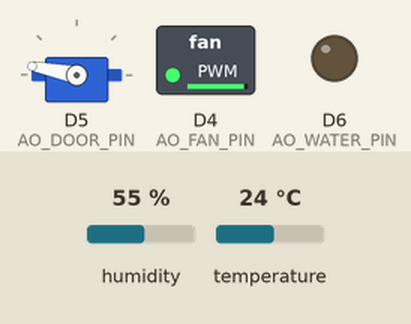
This program was run on a simulated ESP8266 (NodeMCU). Parts: servo, switched loads named in the program (green lamp = pin HIGH), output pins drawn as LEDs (lit = HIGH). The test bench sets the inputs (shaded band); at power-on: temperature 24 °C, humidity 55 %. WiFi joins after 1.5 s; servers stay silent unless stated; uploads are accepted with an empty reply.

Above: at 2.7 s.
2.8 s: temperature set to 28 °C
At 4.2 s:
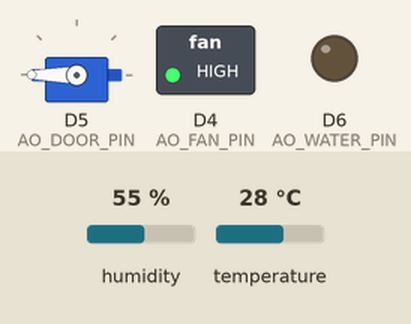
4.6 s: temperature set to 24 °C
At 5.8 s:
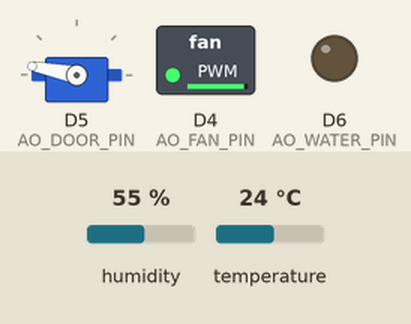
6.6 s: temperature set to 33 °C
At 7.4 s:
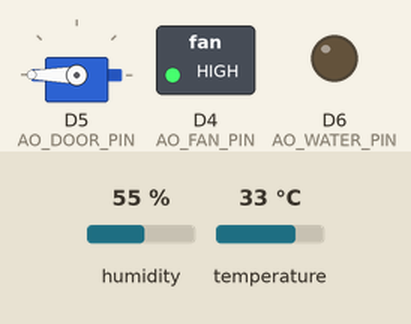
Timing chart, 0 to 9.6 s (numbered marks = the images above; inputs shaded):
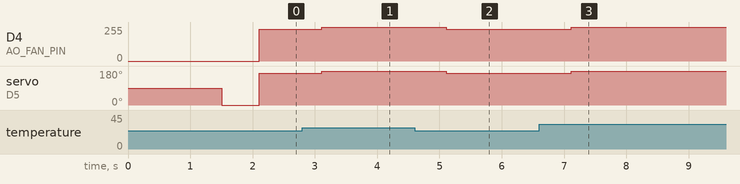

Measured:
- after the input at 2.8 s, D4 (AO_FAN_PIN): 239/255 → 255/255 after 0.31 s; servo on D5 (AO_DOOR_PIN): 169° → 180° after 0.31 s
- after the input at 4.6 s, D4 (AO_FAN_PIN): 255/255 → 239/255 after 0.51 s; servo on D5 (AO_DOOR_PIN): 180° → 169° after 0.51 s
- after the input at 6.6 s, D4 (AO_FAN_PIN): 239/255 → 255/255 after 0.51 s; servo on D5 (AO_DOOR_PIN): 169° → 180° after 0.51 s

The program:

main.cpp
```cpp
// -*- eval: (platformio-mode 1); -*-
#include <Arduino.h>
#include <Servo.h>
#include <AM2320.h>
#include <ESP8266WiFi.h>

#define ARDUINOJSON_USE_DOUBLE 0
#define ARDUINOJSON_USE_LONG_LONG 0
#include <ArduinoJson.h>

#include "./secret.h"
#include "./config.h"

/* macros */
#ifdef DEBUG_LOG
# define LOG(s)             Serial.print((s));
# define LOGLN(s)           Serial.println((s));
# define LOGF(fmt, args...) Serial.printf((fmt), args);
#else
# define LOG(s)
# define LOGLN(s)
# define LOGF(f, ...)
#endif

#define CLAMP(x, max, min) (((x) > (max)) \
                            ? (max) \
                            : (((x) < (min)) \
                            ? (min) \
                            : (x)))

#define PWM_MAX (1023)
#define PWM_MIN (0)

/* types */
typedef struct {
  unsigned short rpm, water;
  unsigned char door;
  bool master;
} config_t;

/* globals */
Servo door_servo;
AM2320 temp_sensor;
#ifdef API_HTTPS
WiFiClientSecure client;
#else
WiFiClient client;
#endif

config_t config = {.rpm = 0, .water = 120, .door = 0, .master = false};

#ifdef API_HTTPS
const char FINGERPRINT[] PROGMEM = API_FINGERPRINT;
#endif

/* data */
float temp = 0.f, humid = 0.f, control = 0.f;

time_t last_post = 0, last_config = 0,
       last_water = 0, stop_water = 0;

/* code */

/* smooth for min <= x <= max */
float phi(float x, float min, float max) {
#define PHI_KERNEL(x) ((x)*(x))
  return PHI_KERNEL(x-min)/(PHI_KERNEL(x-min)+PHI_KERNEL(max-x));
#undef PHI_KERNEL
}

bool api_connect(WiFiClient *c) {
  if(!c->connected()) {
    LOG("Connecting to API");
    int r = 0;
    while(!c->connect(API_HOST, API_PORT) && r++ < API_RETRIES) {
      delay(100);
      LOG('.');
    }
    LOGLN("");

    if(r > API_RETRIES) {
      LOGLN("Connection failed");
      return false;
    }
    LOGF("Connected in %d tries!\n", r);
  }
  return true;
}

bool post_data(float temp, float humid) {
  char data[50 + sizeof API_TOKEN + sizeof API_ID];
  int length;

  sprintf(data, "temp=%.3f&humidity=%.3f&id=%s&token=%s%n",
          temp, humid, API_ID, API_TOKEN, &length);
  LOGF("data: %s\nlength: %d\n", data, length);

  if(!api_connect(&client)) return false;

  /* flush response */
  while(client.available()) client.read();

  client.println("POST " API_BASEPATH "/data HTTP/1.1");
  client.println("Host: " API_HOST);
  client.printf("Content-Length: %d\n", length);
  client.println("Content-Type: application/x-www-form-urlencoded");
  client.println();
  if(!client.println(data)) {
    LOGLN("Failed to send /data request");
    client.stop();
    return false;
  }

  /* ignore response */
  while(client.available()) client.read();

  return true;
}

bool update_config(config_t *config) {
  if(!api_connect(&client)) return false;

  /* flush response */
  while(client.available()) client.read();

  client.println("GET " API_BASEPATH "/settings?id=" API_ID "&fields=rpm,door,master,water HTTP/1.1");
  client.println("Host: " API_HOST);
  if(!client.println()) {
    LOGLN("Failed to send /settings request");
    client.stop();
    return false;
  }

  /* NOTE: readBytesUntil does not seem to add a NULL byte */
  char status[32] = {0};
  client.readBytesUntil('\r', status, sizeof status);
  if(strcmp("HTTP/1.1 200 OK", status)) {
    LOGF("Unexpected response from /settings: %s\n", status);
    client.stop();
    return false;
  }

  if(!client.find("\r\n\r\n")) {
    LOGLN("Invalid response from /settings");
    client.stop();
    return false;
  }

  /* extract JSON from response */
  char len_buf[6], json_buf[128];
  int len = 1, i = 0;
  while(client.available()) {
    client.readBytesUntil('\n', len_buf, sizeof len_buf);
    len = (int)strtol(len_buf, NULL, 16);

    if(len == 0) break;
    ++len;
    while(--len > 0 && i < 127 && client.available())
      json_buf[i++]= (char)client.read();

    json_buf[i] = '\0';
    LOGF("partial json: %s\n", json_buf);

    /* discard CRLF */
    client.read();
    client.read();
  }
  /* flush response to be sure */
  while(client.available()) client.read();

  json_buf[i] = '\0';
  LOGF("json: %s\n", json_buf);

  StaticJsonDocument<96> json;
  DeserializationError err = deserializeJson(json, json_buf);
  if(err) {
    LOGF("Failed to parse json: %s\n", err.c_str());
    client.stop();
    return false;
  }

  config->master = json["master"].as<bool>();

  config->door = json["door"].as<unsigned char>();
  config->door = CLAMP(config->door, 180, 0);

  config->rpm = json["rpm"].as<unsigned short>();
  config->rpm = CLAMP(config->rpm, 1023, 0);

  config->water = json["water"].as<unsigned short>();
  config->water = CLAMP(config->water, INT16_MAX, 0);
  return true;
}

void setup() {
#ifdef DEBUG_LOG
  Serial.begin(115200);
  while(!Serial) delay(10);
#endif

  pinMode(AO_FAN_PIN, OUTPUT);
  pinMode(AO_WATER_PIN, OUTPUT);
  pinMode(AO_DOOR_PIN, OUTPUT);
  pinMode(TEMP_SDA, INPUT);
  pinMode(TEMP_SCL, OUTPUT);

  analogWriteRange(PWM_MAX);
  analogWriteFreq(1000);

  door_servo.attach(AO_DOOR_PIN);
  temp_sensor.begin(TEMP_SDA, TEMP_SCL);

  WiFi.begin(WIFI_SSID, WIFI_PASS);
  while(WiFi.status() != WL_CONNECTED) {
    delay(500);
    LOG('.');
  }
  LOGLN("");

  LOGF("Connected! IP address: %s\n", WiFi.localIP().toString().c_str());
  LOGF("MAC address: %s\n", WiFi.macAddress().c_str());

#ifdef API_HTTPS
  LOGF("Fingerprint: %s\n", FINGERPRINT);
  client.setFingerprint(FINGERPRINT);
#endif
  client.setTimeout(15000);
}

void loop() {
  if(config.master) {
    door_servo.write(config.door);
    analogWrite(AO_FAN_PIN, config.rpm);
  } else {
    /* TODO: automatic control */
    door_servo.write((int)(control * 180));
    analogWrite(AO_FAN_PIN, (int)(control * 1023));
  }

  if(millis() > last_config + CONFIG_INTERVAL) {
    last_config = millis();

    if(update_config(&config)) {
      LOGLN("Updated config");
    } else {
      LOGLN("Failed to update config");
    }

    LOGF("cfg: master=%d door=%d rpm=%d water=%d\n",
         config.master, config.door, config.rpm, config.water);
  }

  if(millis() > last_water + config.water*1000) {
    LOGLN("start water");
    digitalWrite(AO_WATER_PIN, HIGH);
    stop_water = millis() + WATER_DELAY;
    last_water = INT64_MAX>>1;
  }

  if(millis() > stop_water) {
    LOGLN("stop water");
    digitalWrite(AO_WATER_PIN, LOW);
    stop_water = INT64_MAX;
    last_water = millis();
  }

  if(millis() > last_post + POST_INTERVAL) {
    last_post = millis();

    if(!temp_sensor.measure()) {
      switch(temp_sensor.getErrorCode()) {
      case 1: LOGLN("[ERR] temp_sensor is offline"); break;
      case 2: LOGLN("[ERR] temp_sensor CRC validation failed"); break;
      }
    } else {
      temp = temp_sensor.getTemperature();
      humid = temp_sensor.getHumidity();
      control = phi(CLAMP(temp, CONTROL_TEMP_MAX, CONTROL_TEMP_MIN),
                          CONTROL_TEMP_MIN, CONTROL_TEMP_MAX);
      LOGF("temp: %f\nhumid: %f\nauto-control: %.1f%%\n",
           temp, humid, control*100);
      // LOGF("temp: %f\nhumid: %f\n", temp, humid);

#ifdef DEBUG_LOG
      time_t start = millis();
#endif
      if(post_data(temp, humid)) {
        LOGF("Posted data in %llims\n", (time_t)millis() - start);
      } else {
        LOGLN("Failed to post data");
      }
    }
  }
}
```

secret_template.h
```cpp
// -*- eval: (platformio-mode 1); -*-
#ifndef SECRET_TEMPLATE_H_
#define SECRET_TEMPLATE_H_

#define WIFI_SSID "ssid"
#define WIFI_PASS "pass"

/* device identification */
#define API_ID    "1"
#define API_TOKEN "token"

#endif // SECRET_TEMPLATE_H_
```

config_template.h
```cpp
// -*- eval: (platformio-mode 1); -*-
#ifndef CONFIG_H_
#define CONFIG_H_

/* debug */
//#define DEBUG_LOG

/* pins */
#define AO_FAN_PIN    D4
#define AO_DOOR_PIN   D5
#define AO_WATER_PIN  D6
#define TEMP_SCL      D7
#define TEMP_SDA      D8

/* intervals (ms) */
#define POST_INTERVAL   1000
#define CONFIG_INTERVAL 1000

#define WATER_DELAY 1000

/* control */
#define CONTROL_TEMP_MIN  20
#define CONTROL_TEMP_MAX  25
/* unused */
#define CONTROL_HUMID_MIN 10
#define CONTROL_HUMID_MAX 70

/* api */
#define API_HOST        "api.simsva.se"
#define API_BASEPATH    "/wexteras"
#define API_PORT        443
/* SHA-1 fingerprint of HTTPS certificate */
#define API_FINGERPRINT "CE 11 C9 02 AF 21 4F 7E DA 4E A4 94 42 17 7A B5 82 65 B3 DA"
#define API_RETRIES     60
/* define if HTTPS is used */
#define API_HTTPS

#endif // CONFIG_H_
```
